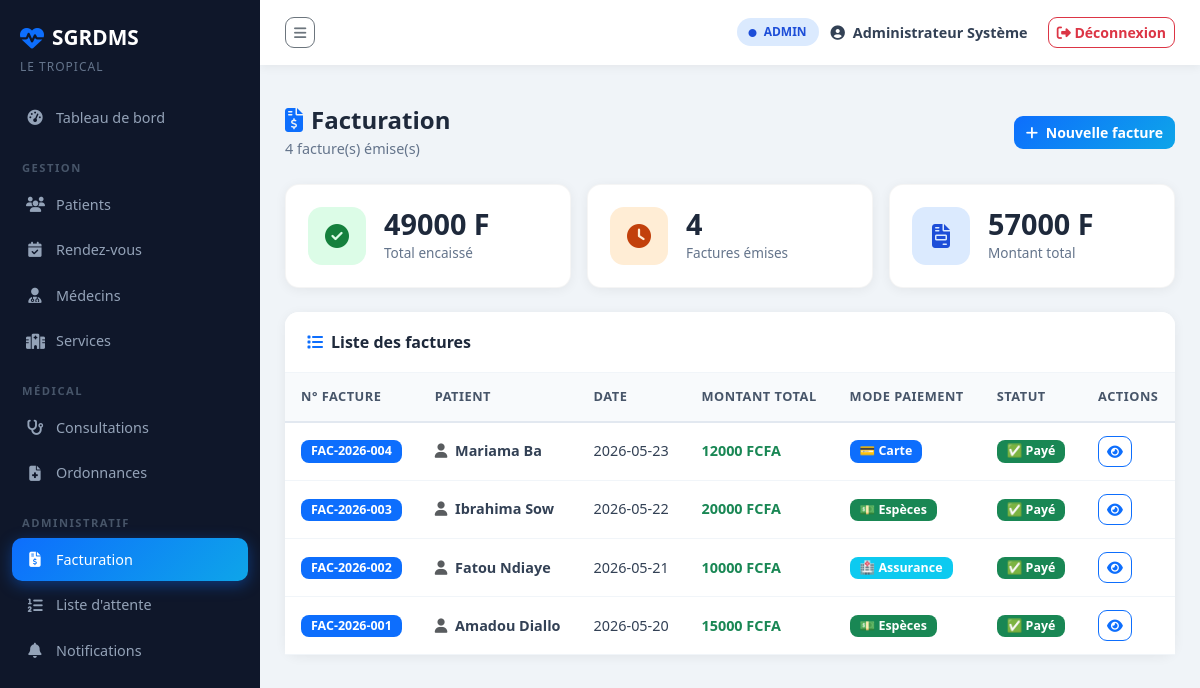
/factures (signed in), run on the app's committed database.
### tables this page shows
CREATE TABLE PAIEMENT (
    id_paiement     INTEGER PRIMARY KEY AUTOINCREMENT,
    date_paiement   TEXT    NOT NULL DEFAULT (DATE('now')),
    montant         REAL    NOT NULL,
    mode_paiement   TEXT,
    statut_paiement TEXT    DEFAULT 'en_attente'
                        CHECK(statut_paiement IN ('en_attente','paye','echec')),
    type_paiement   TEXT,   -- ex: "especes", "carte", "assurance"
    id_facture      INTEGER NOT NULL,
    FOREIGN KEY (id_facture) REFERENCES FACTURE(id_facture)
);

CREATE TABLE FACTURE (
    id_facture      INTEGER PRIMARY KEY AUTOINCREMENT,
    date_facturation TEXT   NOT NULL DEFAULT (DATE('now')),
    montant_total   REAL    NOT NULL,
    mode_paiement   TEXT,
    num_facture     TEXT    UNIQUE NOT NULL,
    id_patient      INTEGER NOT NULL,
    FOREIGN KEY (id_patient) REFERENCES PATIENT(id_patient)
);

### app.py (the view)
@app.route("/factures")
@login_required
def factures_liste():
    conn = get_db()
    factures = conn.execute("""
        SELECT f.*,
               p.prenom || ' ' || p.nom AS patient,
               pay.statut_paiement
        FROM FACTURE f
        JOIN PATIENT p ON f.id_patient = p.id_patient
        LEFT JOIN PAIEMENT pay ON f.id_facture = pay.id_facture
        ORDER BY f.date_facturation DESC
    """).fetchall()
    total_montant = conn.execute(
        "SELECT COALESCE(SUM(montant_total),0) FROM FACTURE"
    ).fetchone()[0]
    total_paye = conn.execute(
        "SELECT COALESCE(SUM(montant),0) FROM PAIEMENT WHERE statut_paiement = 'paye'"
    ).fetchone()[0]
    conn.close()
    return render_template("factures/liste.html",
                           factures=factures,
                           total_montant=total_montant,
                           total_paye=total_paye)

### app.py (called while the page is built)
def get_db():
    conn = sqlite3.connect(DB_PATH)
    conn.row_factory = sqlite3.Row
    conn.execute("PRAGMA foreign_keys = ON")
    return conn

def login_required(f):
    from functools import wraps
    @wraps(f)
    def decorated(*args, **kwargs):
        if "user" not in session:
            flash("Veuillez vous connecter.", "warning")
            return redirect(url_for("login"))
        return f(*args, **kwargs)
    return decorated

### templates/factures/liste.html (shortened to what this page needs)
{% extends "base.html" %}
{% block content %}
<div class="page-header">
    <div>
        <h2><i class="fas fa-file-invoice-dollar me-2 text-primary"></i>Facturation</h2>
        <p>{{ factures|length }} facture(s) émise(s)</p>
    </div>
    {% if session.role in ['admin', 'accueil'] %}
    <a href="{{ url_for('facture_nouvelle') }}" class="btn btn-primary">
        <i class="fas fa-plus me-1"></i> Nouvelle facture
    </a>
    {% endif %}
</div>
<div class="row g-3 mb-4">
    <div class="col-md-4">
        <div class="stat-card">
            <div class="stat-icon green"><i class="fas fa-check-circle"></i></div>
            <div class="stat-info">
                <h3>{{ total_paye | int }} F</h3>
                <p>Total encaissé</p>
            </div>
        </div>
    </div>
    <div class="col-md-4">
        <div class="stat-card">
            <div class="stat-icon orange"><i class="fas fa-clock"></i></div>
            <div class="stat-info">
                <h3>{{ factures|length }}</h3>
                <p>Factures émises</p>
            </div>
        </div>
    </div>
    <div class="col-md-4">
        <div class="stat-card">
            <div class="stat-icon blue"><i class="fas fa-file-invoice"></i></div>
            <div class="stat-info">
                <h3>{{ total_montant | int }} F</h3>
                <p>Montant total</p>
            </div>
        </div>
    </div>
</div>
<div class="card">
    <div class="card-header">
        <i class="fas fa-list me-2 text-primary"></i>Liste des factures
    </div>
    <div class="card-body p-0">
        <div class="table-responsive">
            <table class="table">
                <thead>
                    <tr>
                        <th>N° Facture</th>
                        <th>Patient</th>
                        <th>Date</th>
                        <th>Montant total</th>
                        <th>Mode paiement</th>
                        <th>Statut</th>
                        <th>Actions</th>
                    </tr>
                </thead>
                <tbody>
                    {% for f in factures %}
                    <tr>
                        <td>
                            <span class="badge bg-primary">{{ f.num_facture }}</span>
                        </td>
                        <td>
                            <i class="fas fa-user me-1 text-muted"></i>
                            <strong>{{ f.patient }}</strong>
                        </td>
                        <td>{{ f.date_facturation }}</td>
                        <td>
                            <strong class="text-success">{{ f.montant_total | int }} FCFA</strong>
                        </td>
                        <td>
                            {% if f.mode_paiement == 'especes' %}
                                <span class="badge bg-success">💵 Espèces</span>
                            {% elif f.mode_paiement == 'carte' %}
                                <span class="badge bg-primary">💳 Carte</span>
                            {% elif f.mode_paiement == 'assurance' %}
                                <span class="badge bg-info">🏥 Assurance</span>
                            {% else %}
                                <span class="badge bg-secondary">{{ f.mode_paiement or '—' }}</span>
                            {% endif %}
                        </td>
                        <td>
                            {% if f.statut_paiement == 'paye' %}
                                <span class="badge bg-success">✅ Payé</span>
                            {% elif f.statut_paiement == 'en_attente' %}
                                <span class="badge bg-warning text-dark">⏳ En attente</span>
                            {% else %}
                                <span class="badge bg-danger">❌ Échec</span>
                            {% endif %}
                        </td>
                        <td>
                            <a href="{{ url_for('facture_detail', id=f.id_facture) }}"
                               class="btn btn-sm btn-outline-primary">
                                <i class="fas fa-eye"></i>
                            </a>
                        </td>
                    </tr>
                    {% endfor %}
                </tbody>
            </table>
        </div>
    </div>
</div>
{% endblock %}

### static/css/style.css (style rules this page uses)
:root { --primary: #0d6efd; --success: #198754; --sidebar-w: 260px; --topbar-h: 65px; --bg: #f0f4f8; --sidebar-bg: #0f172a; --card-radius: 14px; }
* { box-sizing: border-box; }
body { font-family: 'Segoe UI', sans-serif; background: var(--bg); margin: 0; overflow-x: hidden; }
.page-header { display: flex; align-items: center; justify-content: space-between; margin-bottom: 25px; }
.page-header h2 { font-size: 1.5rem; font-weight: 700; color: #1e293b; margin: 0; }
.page-header p { color: #64748b; margin: 3px 0 0; font-size: 0.9rem; }
.stat-card { background: white; border-radius: var(--card-radius); padding: 22px; display: flex; align-items: center; gap: 18px; box-shadow: 0 2px 12px rgba(0,0,0,0.06); transition: transform 0.2s, box-shadow 0.2s; border: 1px solid rgba(0,0,0,0.04); }
.stat-icon { width: 58px; height: 58px; border-radius: 14px; display: flex; align-items: center; justify-content: center; font-size: 1.5rem; flex-shrink: 0; }
.stat-icon.blue { background: #dbeafe; color: #1d4ed8; }
.stat-icon.green { background: #dcfce7; color: #15803d; }
.stat-icon.orange { background: #ffedd5; color: #c2410c; }
.stat-info h3 { font-size: 1.8rem; font-weight: 800; color: #1e293b; margin: 0; line-height: 1; }
.stat-info p { color: #64748b; margin: 4px 0 0; font-size: 0.85rem; }
.card { border: none; border-radius: var(--card-radius); box-shadow: 0 2px 12px rgba(0,0,0,0.06); }
.card-header { background: white; border-bottom: 1px solid #f1f5f9; border-radius: var(--card-radius) var(--card-radius) 0 0 !important; padding: 18px 22px; font-weight: 700; color: #1e293b; }
.table { margin: 0; }
.table thead th { background: #f8fafc; color: #475569; font-size: 0.8rem; font-weight: 700; text-transform: uppercase; letter-spacing: 0.5px; border-bottom: 2px solid #e2e8f0; padding: 14px 16px; }
.table tbody td { padding: 13px 16px; vertical-align: middle; color: #334155; font-size: 0.9rem; border-bottom: 1px solid #f1f5f9; }
.badge { border-radius: 8px; padding: 5px 10px; font-size: 0.78rem; font-weight: 600; }
.btn { border-radius: 9px; font-weight: 600; font-size: 0.88rem; }
.btn-primary { background: linear-gradient(135deg, #0d6efd, #0ea5e9); border: none; }

### data on the page
PAIEMENT: num_facture "FAC-2026-004", patient "Mariama Ba", date_facturation "2026-05-23", montant_total "12000", shows "💳 Carte", statut_paiement "✅ Payé"
PAIEMENT: num_facture "FAC-2026-003", patient "Ibrahima Sow", date_facturation "2026-05-22", montant_total "20000", shows "💵 Espèces", statut_paiement "✅ Payé"
PAIEMENT: num_facture "FAC-2026-002", patient "Fatou Ndiaye", date_facturation "2026-05-21", montant_total "10000", shows "🏥 Assurance", statut_paiement "✅ Payé"
PAIEMENT: num_facture "FAC-2026-001", patient "Amadou Diallo", date_facturation "2026-05-20", montant_total "15000", shows "💵 Espèces", statut_paiement "✅ Payé"

### other printed values
{{ session.role | upper }} "ADMIN"
{{ session.nom }} "Administrateur Système"
{{ factures|length }} "4"
{{ total_paye | int }} "49000"
{{ total_montant | int }} "57000"
